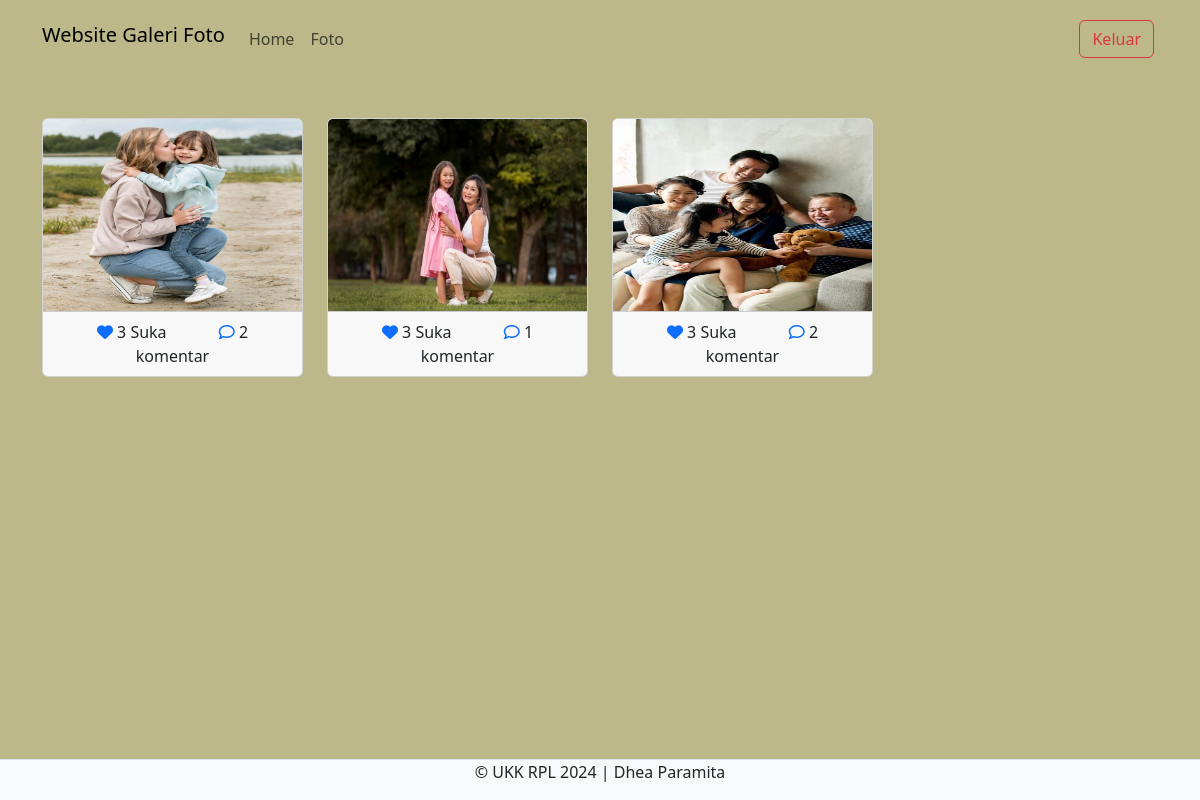
/admin/home.php (signed in), run on the app's committed database.
### tables this page shows
CREATE TABLE `foto` (
  `foto_id` int(11) NOT NULL,
  `judul_foto` varchar(255) NOT NULL,
  `dekripsi_foto` text NOT NULL,
  `tanggal_unggah` date NOT NULL,
  `lokasi_file` varchar(255) NOT NULL,
  `user_id` int(11) NOT NULL
);

### admin/home.php (the view, shortened to what this page needs)
<?php
$user_id = $_SESSION['user_id'];
include '../config/koneksi.php';
?>
<!DOCTYPE html>
<html lang="en">
<head>
    <link rel="stylesheet" type="text/css" href="../assets/css/bootstrap.min.css">
    <link rel="stylesheet" href="https://cdnjs.cloudflare.com/ajax/libs/font-awesome/6.5.1/css/all.min.css" />
</head>
<body>
<nav class="navbar navbar-expand-lg ">
  <div class="container">
    <a class="navbar-brand" href="index.php">Website Galeri Foto</a>
    <div class="collapse navbar-collapse mt-2" id="navbarNav">
        <div class="navbar-nav me-auto">
            <a href="home.php" class="nav-link">Home</a>
            <a href="foto.php" class="nav-link">Foto</a>
        </div>
        <a href="../config/aksi_logout.php" class="btn btn-outline-danger m-1">Keluar</a>
    </div>
  </div>
</nav>
<div class="container mt-3">
    <div class="row">
<?php
$query = mysqli_query($koneksi, "SELECT * FROM foto WHERE user_id='$user_id'");
while($data = mysqli_fetch_array($query)){
    ?>
    <div class="col-md-3 mt-2">
        <a type="button" data-bs-toggle="modal" data-bs-target="#komentar<?= $data['foto_id']?>">
            <div class="card">
                <img src="../assets/img/<?php echo $data['lokasi_file'] ?>" class="card-img-top" title="<?php echo $data['judul_foto'] ?>" style="height: 12rem;">
                <div class="card-footer text-center">
                    <?php
                    $foto_id = $data['foto_id'];
                    $ceksuka = mysqli_query($koneksi, "SELECT * FROM like_foto WHERE foto_id='$foto_id' AND user_id='$user_id'");
                    if (mysqli_num_rows($ceksuka) == 1) { ?>
                        <a href="../config/proses_like.php?foto_id=<?php echo $data['foto_id'] ?>" type="submit" name="batal_suka"><i class="fa fa-heart"></i></a>
                    <?php }else{ ?>
                        <a href="../config/proses_like.php?foto_id=<?php echo $data['foto_id'] ?>" type="submit" name="suka"><i class="fa-regular fa-heart"></i></a>
                    <?php }
                    $like = mysqli_query($koneksi, "SELECT * FROM like_foto WHERE foto_id='$foto_id'");
                    echo mysqli_num_rows($like). ' Suka';
                    ?>
                    <a href="#" type="button" class="ms-5" data-bs-toggle="modal" data-bs-target="#komentar<?php echo $data['foto_id'] ?>"><i class="fa-regular fa-comment"></i></a>
                    <?php
                    $jmlkomen = mysqli_query($koneksi, "SELECT * FROM kometar_foto WHERE foto_id='$foto_id'");
                    echo mysqli_num_rows($jmlkomen).' komentar';
                    ?>
                 </div>
            </div>
        </div>
        <?php } ?>
  </div>
</div>
<footer class="d-flex justify-content-center border-top mt-3 bg-light fixed-bottom">
    <p>&copy; UKK RPL 2024 | Dhea Paramita</p>
</footer>
</body>
</html>

### admin/home.php (style rules this page uses)
body { background-color: #BCB88A; }

### data on the page
foto: lokasi_file (picture), mysqli_num_rows($like) "3", mysqli_num_rows($jmlkomen) "2"
foto: lokasi_file (picture), mysqli_num_rows($like) "3", mysqli_num_rows($jmlkomen) "1"
foto: lokasi_file (picture), mysqli_num_rows($like) "3", mysqli_num_rows($jmlkomen) "2"
